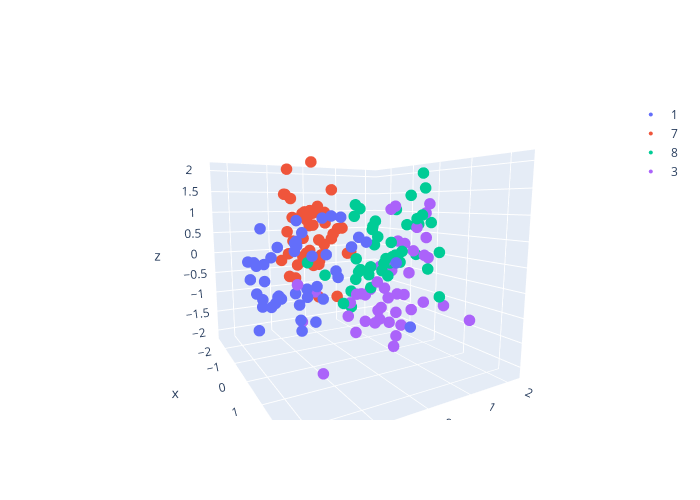

Notebook code for this chart:
### Markdown cell above
#### 3d

### Code cell
target_dims = [0, 1, 2]

trace = []
for i in range(len(numbers)):
    m = latents[labels==numbers[i]]
    _x = m[:, target_dims[0]] 
    _y = m[:, target_dims[1]]
    _z = m[:, target_dims[2]]
    trace.append(go.Scatter3d(x=_x, y=_y, z=_z, mode="markers", name=f"{numbers[i]}", 
                              marker = dict(size=4)))
layout = go.Layout(width=700, height=500)    
data = trace
fig = dict(data=data, layout=layout)
iplot(fig)
